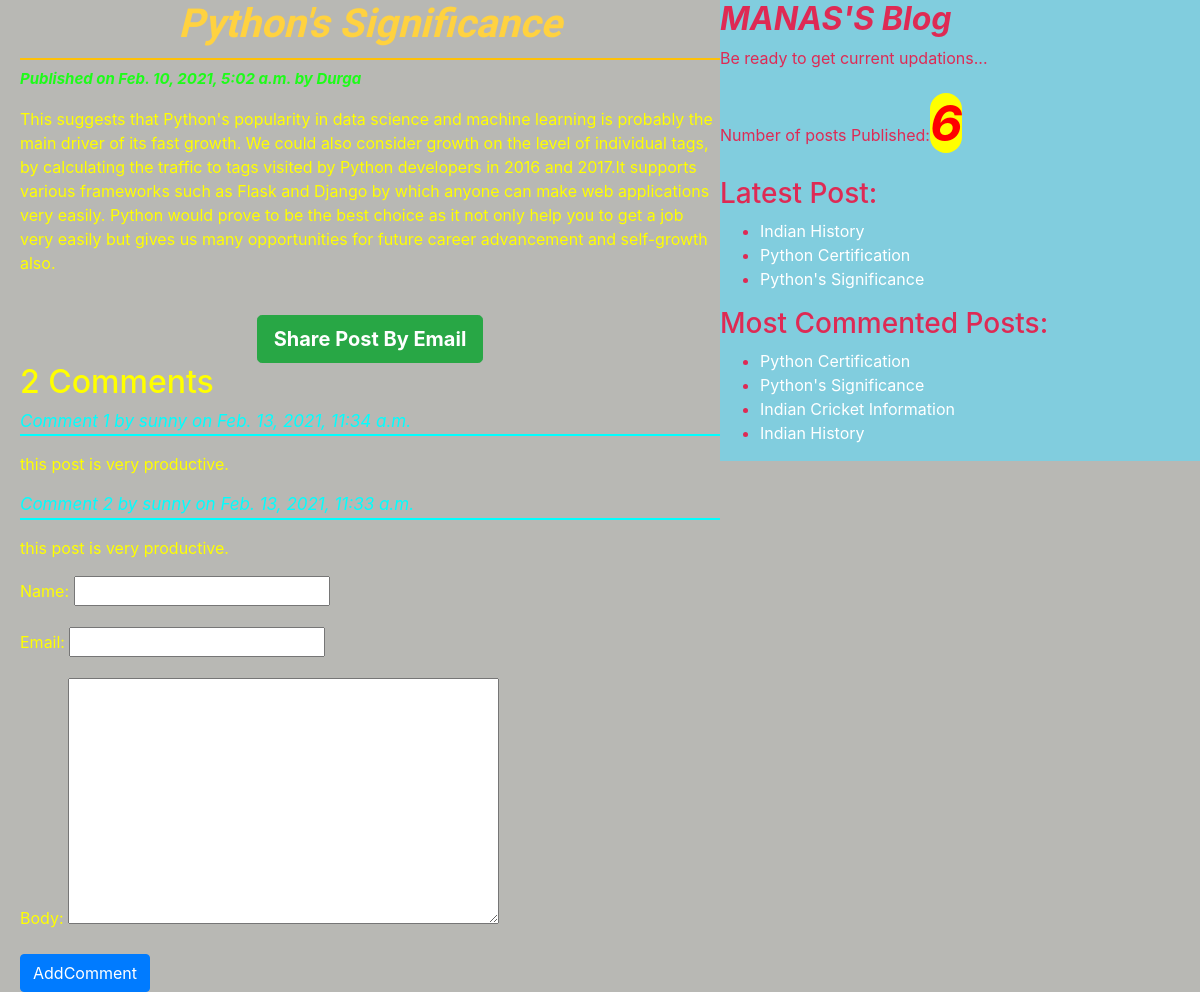
/2021/02/10/pythons-significance/, run on the app's committed database.
### blog/models.py (models this page shows, shortened)
class Post(models.Model):
    STATUS_CHOICES=(('draft','Draft'),('published','Published'))
    title=models.CharField(max_length=150)
    slug=models.SlugField(max_length=250,unique_for_date='publish')
    author=models.ForeignKey(User,on_delete=models.CASCADE,related_name='blog_posts')
    body=models.TextField()
    publish=models.DateTimeField(default=timezone.now)
    created=models.DateTimeField(auto_now_add=True)
    updated=models.DateTimeField(auto_now=True)
    status=models.CharField(max_length=10,choices=STATUS_CHOICES,default='draft')
    objects=CustomManager()
    tags=TaggableManager()
    class Meta:
        ordering=('-publish',)
    def get_absolute_url(self):
        return reverse("post_detail",args=[self.publish.year,self.publish.strftime('%m'),self.publish.strftime('%d'),self.slug])

class Comment(models.Model):
    post=models.ForeignKey(Post,related_name='comments',on_delete=models.CASCADE)
    name=models.CharField(max_length=50)
    email=models.EmailField()
    body=models.TextField()
    created=models.DateTimeField(auto_now_add=True)
    updated=models.DateTimeField(auto_now=True)
    active=models.BooleanField(default=True)
    class Meta:
        ordering=('-created',)

### blog/views.py (the view)
# urls.py: path('<year>/<month>/<day>/<post>/', views.post_details_view,name="post_detail"),
def post_details_view(request,year,month,day,post):
    post=get_object_or_404(Post,slug=post,status='published',publish__year=year,publish__month=month,publish__day=day)
    comments=post.comments.filter(active=True)
    csubmit=False
    if request.method=='POST':
        form=CommentForm(request.POST)
        if form.is_valid():
            new_comment=form.save(commit=False)
            new_comment.post=post
            new_comment.save()
            csubmit=True
    else:
        form=CommentForm()
    return render(request,'blog/post_detail.html',{'post':post,'form':form,'csubmit':csubmit,'comments':comments})

### blog/forms.py
class CommentForm(forms.ModelForm):
    class Meta:
        model=Comment
        fields=('name','email','body')

### blog/models.py (called while the page is built)
    def get_queryset(self):
        return super().get_queryset().filter(status='published')

### blog/templatetags/blog_tags.py (called while the page is built)
@register.simple_tag
def total_posts():
    return Post.objects.count()

@register.inclusion_tag('blog/show_latest_posts123.html')
def show_latest_posts(count=3):
    latest_post=Post.objects.order_by('-publish')[:count]
    return {'latest_post':latest_post}

@register.simple_tag
def get_most_commented_post(count=4):
    most_commented_post=Post.objects.annotate(total_comments=Count('comments')).order_by('-total_comments')[:count]
    return most_commented_post

### templates/blog/post_detail.html (shortened to what this page needs)
<!DOCTYPE html>
{% extends 'blog/base.html'%}
{% block content_block %}
      <h1 ><strong><em>{{post.title}}</em></strong></h1>
      <p class="date">Published on {{post.publish}} by {{post.author|title}}</p>
       {{post.body|linebreaks }}<br>
      <div class="container" align='center'>
         <a style="font-weight:bold;" class="btn btn-lg btn-success" href="/{{post.id}}/share">Share Post By Email</a>
      </div>
    {% with comments.count as comments_count %}
    <h2>{{comments_count}} Comment{{comments_count|pluralize}} </h2>
    {%endwith%}
    {% if comments%}
    {% for comment in comments%}
    <p id='ch'>Comment {{forloop.counter}} by {{comment.name}} on {{comment.created}}</p>
    <div class="cb">{{comment.body|linebreaks}}  </div>
    {%endfor%}
    {%else%}
    <p>No comments posted yet!!!<p>
    {%endif%}
    {% if csubmit %}
    <h3>Comment submitted successfully!!!</h3>
    {%else%}
    <form class="" method="post">
      {{form.as_p}}
      <input type="submit" class="btn btn-primary" name="" value="AddComment">
    </form>
    {%endif%}
{%endblock%}

### templates/blog/base.html (shortened to what this page needs)
<!DOCTYPE html>
{% load blog_tags %}
{% load static %}
<html lang="en" dir="ltr">
  <head>
    <link rel="stylesheet" href="{% static "css/bootstrap.css" %}">
    <link rel="stylesheet" href="{% static "css/blog.css" %}">
  </head>
  <body>
    <div class="content">
      {% block content_block %}
      {%endblock%}
    </div>
    <div class="sidebar">
      <h2><strong><em>MANAS'S Blog</em></strong></h2>
    <p>Be ready to get current updations...</p>
    <p>Number of posts Published:<span id='publish'>{%total_posts%}</span></p>
    <h3>Latest Post:</h3>{% show_latest_posts %}
    <h3>Most Commented Posts:</h3>
    {% get_most_commented_post as most_commented_post%}
    <ul>
      {% for post in most_commented_post%}
      <li > <a style="color:white;" href="{{post.get_absolute_url}}">{{post.title}}</a></li>
      {% endfor%}
    </ul>
    </div>
  </body>
</html>

### templates/blog/show_latest_posts123.html
<ul>
  {% for post in latest_post %}
  <li > <a style="color:white;" href="{{post.get_absolute_url}}">{{post.title}}</a></li>
  {% endfor %}
</ul>

### statics/css/blog.css (style rules this page uses)
.content { width:60%; float: left; padding-left: 20px; height: 100%; }
.sidebar { float:right; background: #81cdde; width: 40%; padding-top: 0px; height: 100%; color: #de2a54; }
.date { color:#1dfc19; font-weight: bold; font-style: italic; font-size: 15px; }
body { background: #b8b8b4; color: yellow; }
h1 { text-align: center; border-bottom: 2px solid #ffc107; padding-bottom: 10px; font-family: 'Reggae One', cursive; color: #ffd240; }
a { color: #342aeb; }
#ch { color:cyan; font-size:17px; font-style: italic; border-bottom: 2px solid cyan; }
#publish { font-size: 50px; font-weight: bold; color: red; font-style: italic; background: yellow; border-radius: 100px; }

### data on the page
Post: title "Python's Significance", publish "Feb. 10, 2021, 5:02 a.m.", author "Durga", body "This suggests that Python's popularity in data science and machine learning is probably the main driver of its fast growth. We could also consider growth on the level of individual tags, by calculating the traffic to tags visited by Python developers in 2016 and 2017.It supports various frameworks such as Flask and Django by which anyone can make web applications very easily. Python would prove to be the best choice as it not only help you to get a job very easily but gives us many opportunities for future career advancement and self-growth also."
Comment: body "this post is very productive."
Comment: body "this post is very productive."
Post: title "Indian History"
Post: title "Python Certification"
Post: title "Indian Cricket Information"

### other printed values
{{ comments_count }} "2"
